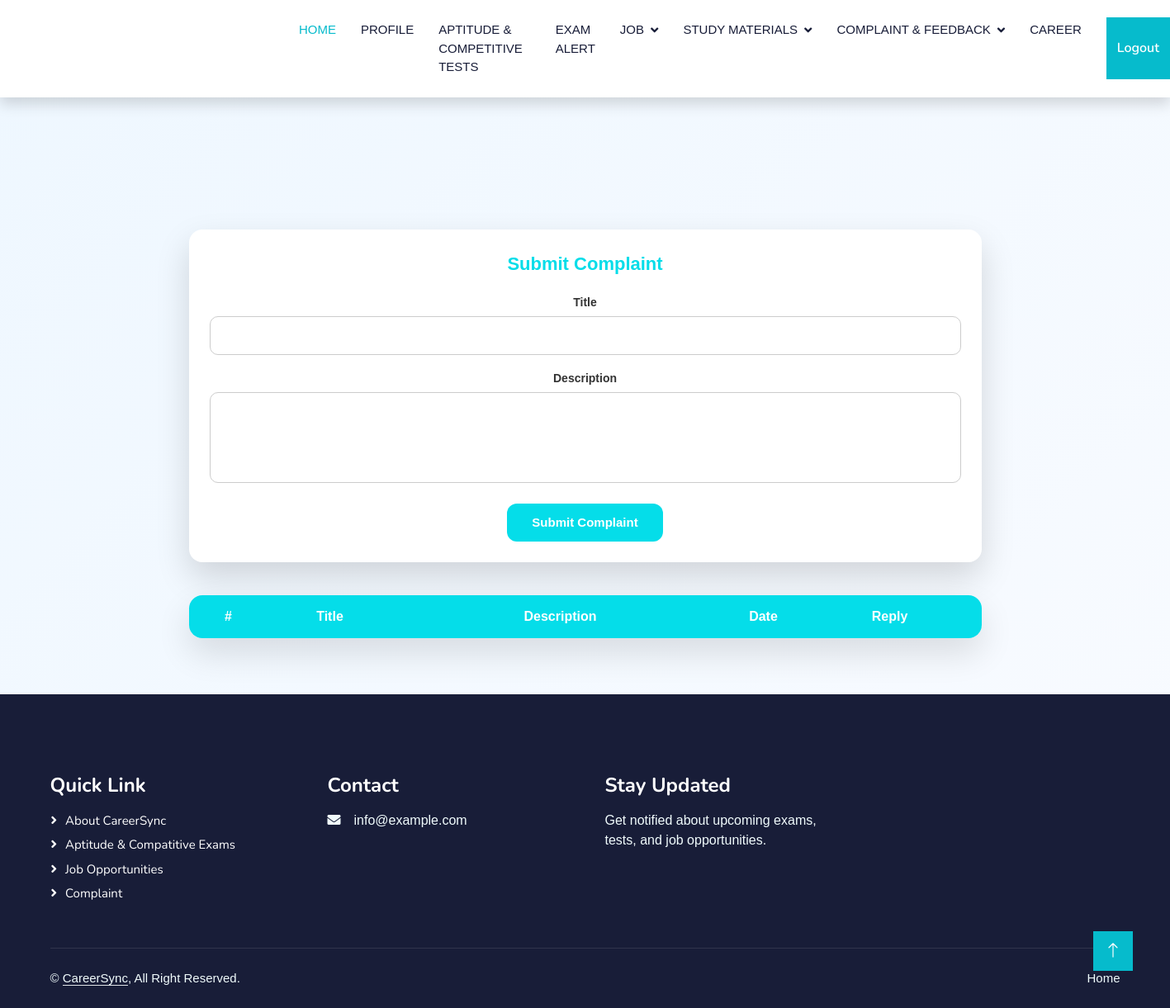
The app's page /User/Complaint/ (signed in), older data.
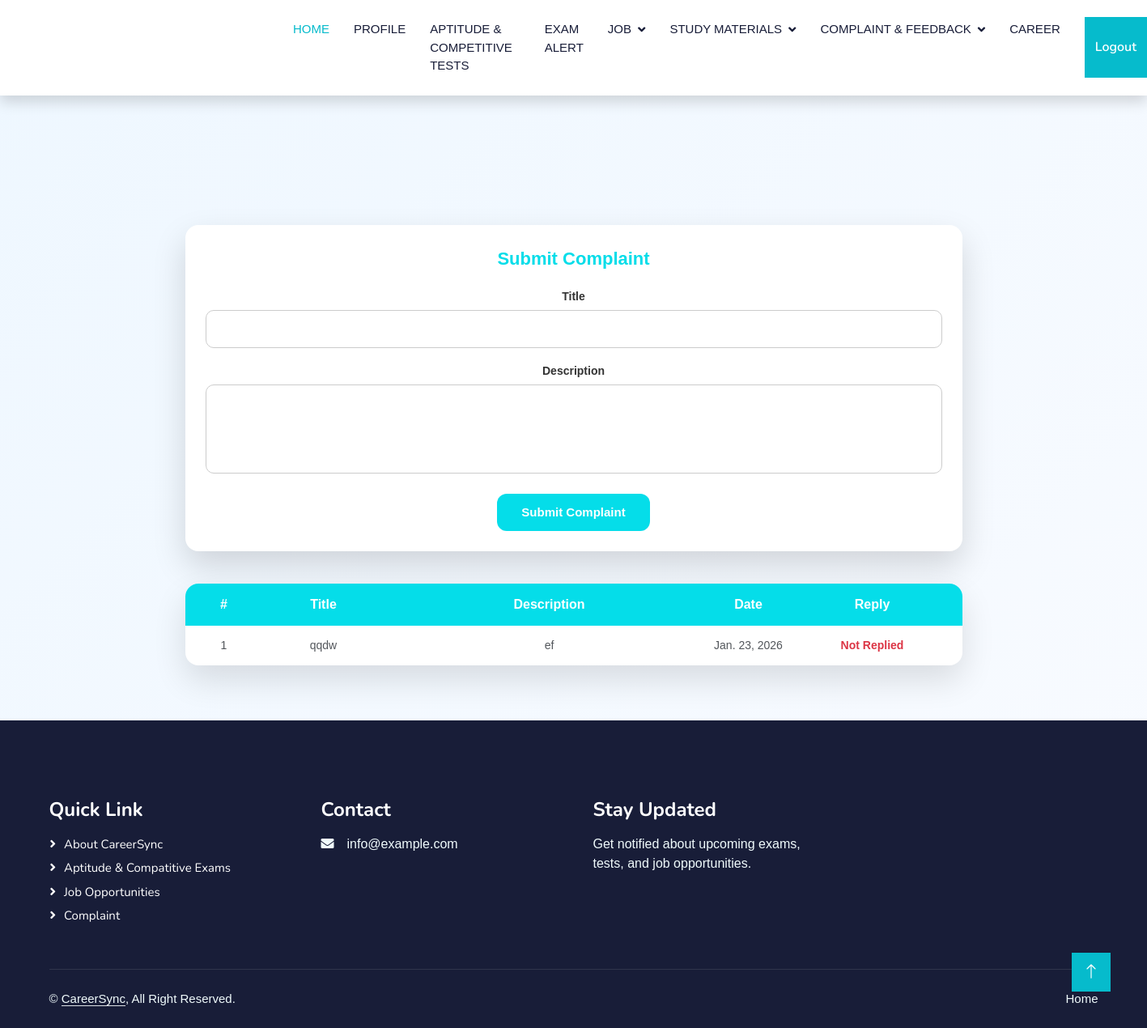
The same page, newer data.
### User/models.py (models this page shows)
class tbl_complaint(models.Model):
    complaint_title=models.CharField(max_length=50)
    complaint_desc=models.CharField(max_length=50)
    complaint_date=models.DateField(auto_now_add=True)
    complaint_status=models.IntegerField(default=0)
    complaint_reply=models.CharField(max_length=50,null=True)
    user=models.ForeignKey(tbl_userreg,on_delete=models.CASCADE)

### User/views.py (the view)
# urls.py: path('Complaint/',views.Complaint,name='Complaint'),
def Complaint(request):
    if "uid" not in request.session:
        return redirect("Guest:Login")
    else:
        user=tbl_userreg.objects.get(id=request.session['uid'])
        Complaint=tbl_complaint.objects.filter(user=user)
    if request.method=="POST":
        title=request.POST.get('txt_title')
        desc=request.POST.get('txt_desc')
        tbl_complaint.objects.create(complaint_title=title,complaint_desc=desc,user=user)
        return render(request,'User/Complaint.html')
    else:
        return render(request,'User/Complaint.html',{'Complaint':Complaint})

### User/Templates/User/Complaint.html (shortened to what this page needs)
{% extends 'User/Header.html' %}
{% block content %}
<!DOCTYPE html>
<html lang="en">
<head>
</head>
<body>
<div class="cs-complaint-wrapper">
    <form method="post" class="cs-complaint-card">
        <div class="cs-complaint-title">Submit Complaint</div>
        <div class="cs-complaint-group">
            <label>Title</label>
            <input type="text" name="txt_title" required>
        </div>
        <div class="cs-complaint-group">
            <label>Description</label>
            <textarea name="txt_desc" rows="4" required></textarea>
        </div>
        <button type="submit" class="cs-complaint-btn">
            Submit Complaint
        </button>
    </form>
    <div class="cs-complaint-list">
        <div class="cs-complaint-header">
            <div>#</div>
            <div>Title</div>
            <div>Description</div>
            <div>Date</div>
            <div>Reply</div>
        </div>
        {% for i in Complaint %}
        <div class="cs-complaint-row">
            <div>{{ forloop.counter }}</div>
            <div>{{ i.complaint_title }}</div>
            <div>{{ i.complaint_desc }}</div>
            <div>{{ i.complaint_date }}</div>
            <div>
                {% if i.complaint_status == 1 %}
                    <span class="cs-reply-done">{{ i.complaint_reply }}</span>
                {% else %}
                    <span class="cs-reply-pending">Not Replied</span>
                {% endif %}
            </div>
        </div>
        {% endfor %}
    </div>
</div>
</body>
</html>
{% endblock %}

Row changes from the older to the newer data that the page shows:
added tbl_complaint: complaint_title "qqdw", complaint_desc "ef", complaint_date "Jan. 23, 2026", complaint_status "Not Replied"
